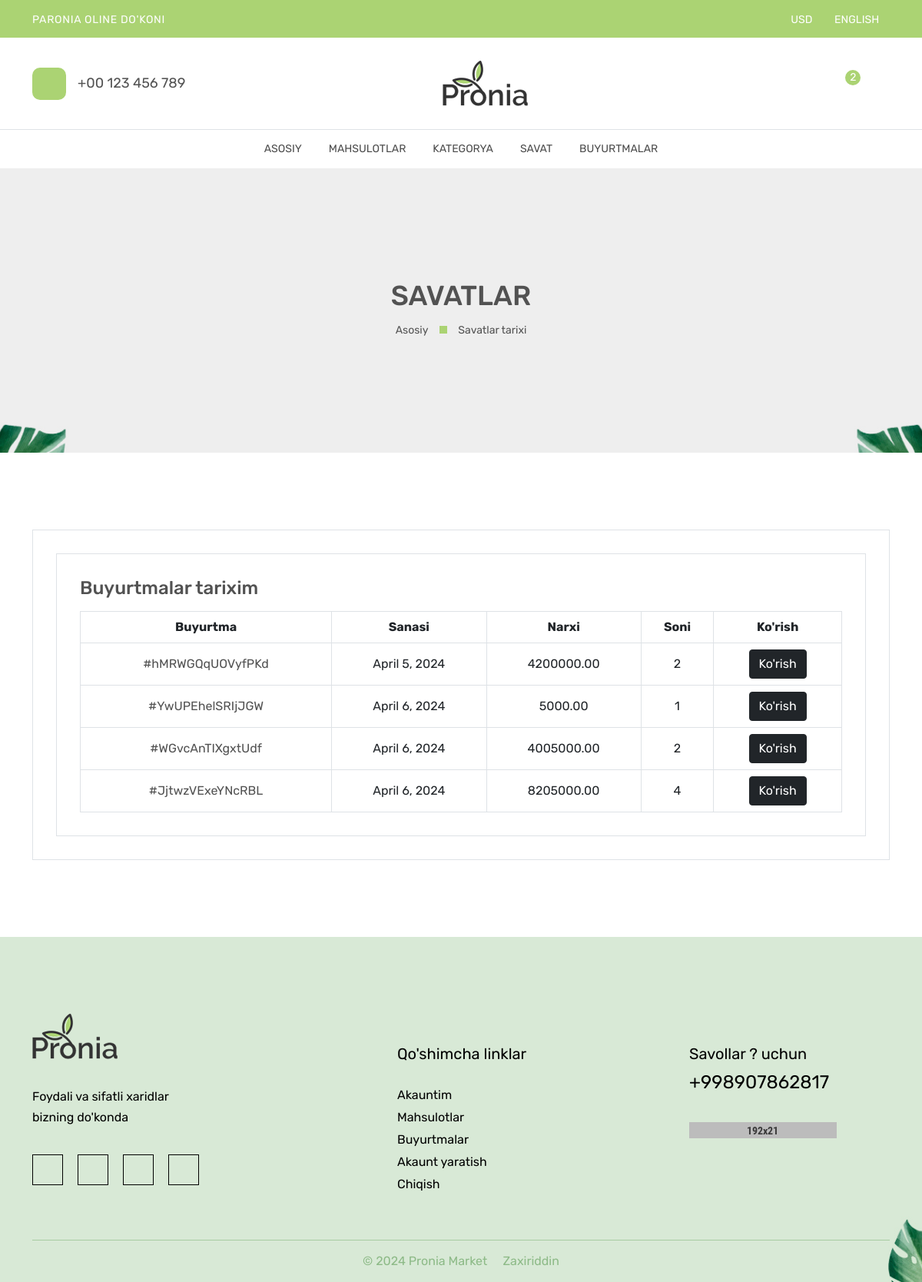
Page /cart_list/ (signed in) on the committed database.
### main/models.py (models this page shows, shortened)
class CodeGenerate(models.Model):
    code = models.CharField(max_length=255, blank=True, unique=True)
    class Meta:
        abstract = True

class Cart(CodeGenerate):
    user = models.ForeignKey(User, on_delete=models.SET_NULL, null=True)
    status = models.IntegerField(
        choices=(
            (1, 'No Faol'),
            (2, "Yo'lda"),
            (3, 'Qaytarilgan'),
            (4, 'Qabul qilingan')
        ),
        default=1
    )
    date = models.DateField(null=True, blank=True, auto_now_add=True)
    @property
    def total(self):
        count = 0
        queryset = CartProduct.objects.filter(cart=self)
        for item in queryset:
            count += item.count
        return count
    @property
    def price(self):
        queryset = CartProduct.objects.filter(cart=self)
        total = 0
        for item in queryset:
            if item.product.discount_price:
                total += item.count * item.product.discount_price
            else:
                total += item.count * item.product.price
        return total

class CartProduct(models.Model):
    product = models.ForeignKey(Product, on_delete=models.SET_NULL, null=True)
    cart = models.ForeignKey(Cart, on_delete=models.CASCADE)
    count = models.IntegerField()

class Product(CodeGenerate):
    category = models.ForeignKey(Category, on_delete=models.CASCADE)
    name = models.CharField(max_length=255)
    body = models.TextField()
    price = models.DecimalField(decimal_places=2, max_digits=10)  # +
    discount_price = models.DecimalField(decimal_places=2, max_digits=10,
                                         blank=True, null=True)  # +
    banner_img = models.ImageField(upload_to='banner-img')
    quantity = models.IntegerField()
    delivery = models.BooleanField(default=False)  # +

### main/front/views.py (the view)
# urls.py: path('cart_list/', views.cart_list, name='cart_list'),
@login_required(login_url='auth:sign-in')
def cart_list(request):
    categorys = models.Category.objects.all()
    queryset = models.Cart.objects.filter(user=request.user, status=2)
    cart = models.Cart.objects.get_or_create(user=request.user, status=1)
    context = {
        'categorys': categorys,
        'queryset': queryset,
        'cart': cart,
    }
    return render(request, 'front/carts/list.html', context)

### templates/front/carts/list.html
{% extends 'front/base.html' %}
{% load static %}
{% block content %}
            <main class="main-content">
                <div class="breadcrumb-area breadcrumb-height" data-bg-image="{% static 'front/images/breadcrumb/bg/1-1-1919x388.jpg' %}">
                    <div class="container h-100">
                        <div class="row h-100">
                            <div class="col-lg-12">
                                <div class="breadcrumb-item">
                                    <h2 class="breadcrumb-heading">Savatlar</h2>
                                    <ul>
                                        <li>
                                            <a href="{% url 'front:index' %}">Asosiy</a>
                                        </li>
                                        <li>Savatlar tarixi</li>
                                    </ul>
                                </div>
                            </div>
                        </div>
                    </div>
                </div>
                <div class="account-page-area section-space-y-axis-100">
                    <div class="container">
                        <div class="row">
                            <div class="col-lg-12">
                                <div class="tab-content myaccount-tab-content" id="account-page-tab-content">
                                    <div class="tab-content myaccount-tab-content" id="account-page-tab-content">
                                        <div class="tab-pane fade active show" id="account-orders" role="tabpanel" aria-labelledby="account-orders-tab">
                                            <div class="myaccount-orders">
                                                <h4 class="small-title">Buyurtmalar tarixim</h4>
                                                <div class="table-responsive">
                                                    <table class="table table-bordered table-hover">
                                                        <tbody>
                                                            <tr>
                                                                <th>Buyurtma</th>
                                                                <th>Sanasi</th>
                                                                <th>Narxi</th>
                                                                <th>Soni</th>
                                                                <th>Ko'rish</th>
                                                            </tr>
                                                            {% for q in queryset %}
                                                                <tr>
                                                                    <td><a class="account-order-id" href="#">#{{q.code}}</a></td>
                                                                    <td>{{q.date}}</td>
                                                                    <td>{{q.price}}</td>
                                                                    <td>{{q.total}}</td>
                                                                    <td><a href="{% url 'front:cart' q.code %}" class="btn btn-dark"><span>Ko'rish</span></a>
                                                                </tr>
                                                            {% endfor %}
                                                        </tbody>
                                                    </table>
                                                </div>
                                            </div>
                                        </div>
                                    </div>
                                </div>
                            </div>
                        </div>
                    </div>
                </div>
            </main>
{% endblock content %}

### rows in the picture
Cart: code "hMRWGQqUOVyfPKd", date "April 5, 2024", price "4200000.00", total "2"
Cart: code "YwUPEhelSRIjJGW", date "April 6, 2024", price "5000.00", total "1"
Cart: code "WGvcAnTIXgxtUdf", date "April 6, 2024", price "4005000.00", total "2"
Cart: code "JjtwzVExeYNcRBL", date "April 6, 2024", price "8205000.00", total "4"

### other values in the picture
{{ cart | length }} "2"
